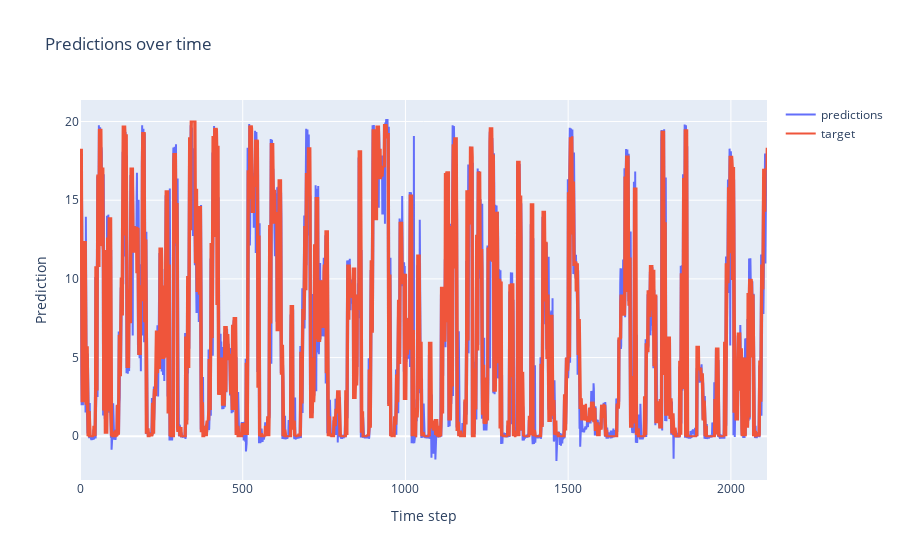

Here is the notebook cell this chart was saved with:
### Code cell
#test whole dataset
full = TrafficDataset(seq_len=6, exclude_timestamps=timestamps,freqency="1h",predict_hour=1,inc=2)

# Create a DataLoader
dataloader2 = DataLoader(full, batch_size=1, num_workers=0)

predictions = [] 
ys = []   
with torch.no_grad():
    for x, y in dataloader2:
        predictions.append(ltc_model(x)[0].numpy())
        ys.append(y.numpy())

predictions = np.concatenate(predictions, axis=0)

# Plot the predictions suing plotly
import plotly.graph_objects as go

fig = go.Figure()
fig.add_trace(go.Scatter(y=predictions.flatten(),
                    mode='lines',
                    name='predictions'))
fig.add_trace(go.Scatter(y=np.concatenate(ys, axis=0).flatten(),
                    mode='lines',
                    name='target'))


fig.update_layout(
    xaxis_title='Time step',
    yaxis_title='Prediction',
    title='Predictions over time'
)

fig.show()

### Figure 1 — Plotly figure (JSON) as saved in the notebook; plotly's stock layout.template omitted (floating-point values rounded to 4 significant figures; data arrays with more than 128 entries replaced by an {"elided": "..."} marker saying what was removed)
{"data": [{"mode": "lines", "name": "predictions", "type": "scatter", "y": {"elided": "2112 float values"}}, {"mode": "lines", "name": "target", "type": "scatter", "y": {"elided": "2112 float values"}}], "layout": {"title": {"text": "Predictions over time"}, "xaxis": {"title": {"text": "Time step"}}, "yaxis": {"title": {"text": "Prediction"}}}}
